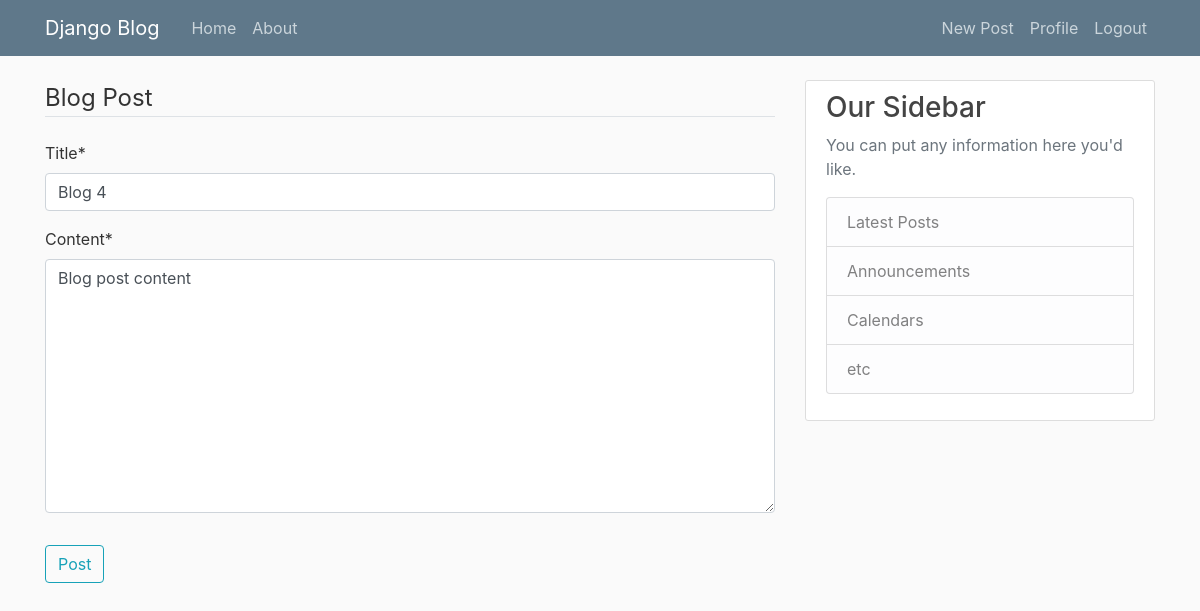
Page /post/4/update/ (signed in) on the earlier database version.
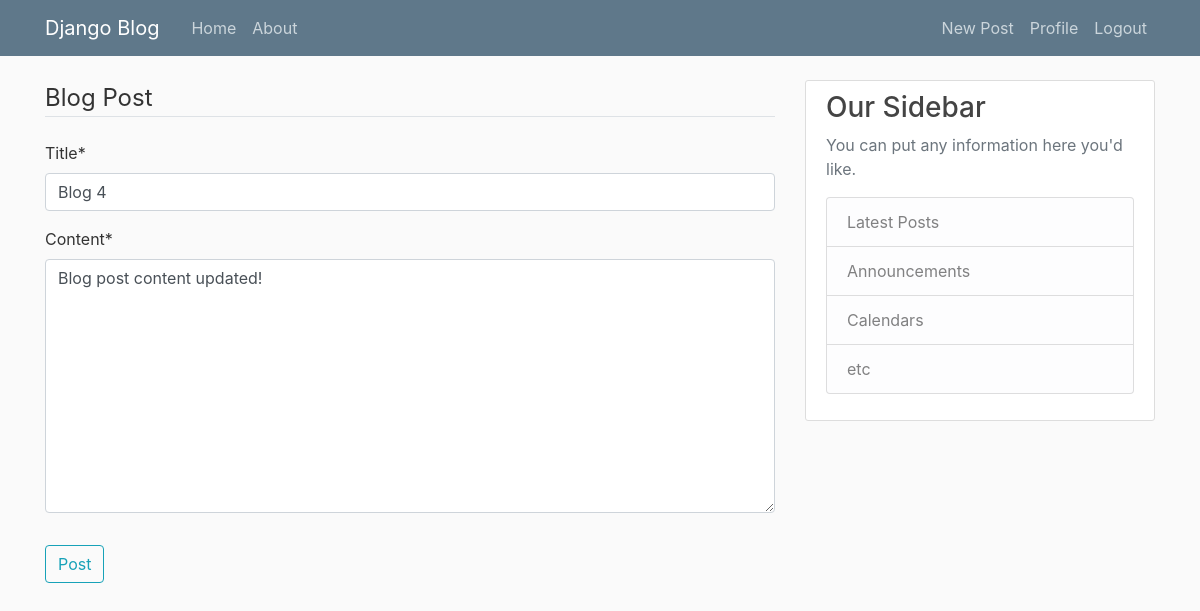
Same page on the later database version.
### blog/models.py (models this page shows, shortened)
class Post(models.Model):
    title = models.CharField(max_length=100, default='Blank')
    content = models.TextField()
    date_posted = models.DateTimeField(default = timezone.now)
    author = models.ForeignKey(User, on_delete=models.CASCADE)

### blog/views.py (the view, shortened to what this page needs)
# urls.py: path('post/<int:pk>/update/', PostUpdateView.as_view(), name='post-update'),
class PostUpdateView(LoginRequiredMixin, UserPassesTestMixin, UpdateView):
    model = Post
    fields = ['title', 'content']
    def test_func(self):
        post = self.get_object()
        if self.request.user == post.author:
            return True
        return False

### blog/templates/blog/post_form.html (shortened to what this page needs)
{% extends "blog/base.html" %}
{% load crispy_forms_tags %}
{% block content %}
<div class="content section">
    <form method="POST">
        <fieldset class="form-group">
            <legend class="border-bottom mb-4 ">Blog Post</legend>
                {{ form|crispy }}
        </fieldset>
            <div class="form-group">
                <button  class="btn btn-outline-info" type="submit">Post</button>
            </div>
    </form>
</div>
{%endblock content%}

Differences in the rows shown:
changed Post "Blog 4": content "Blog post content" → "Blog post content updated!"
